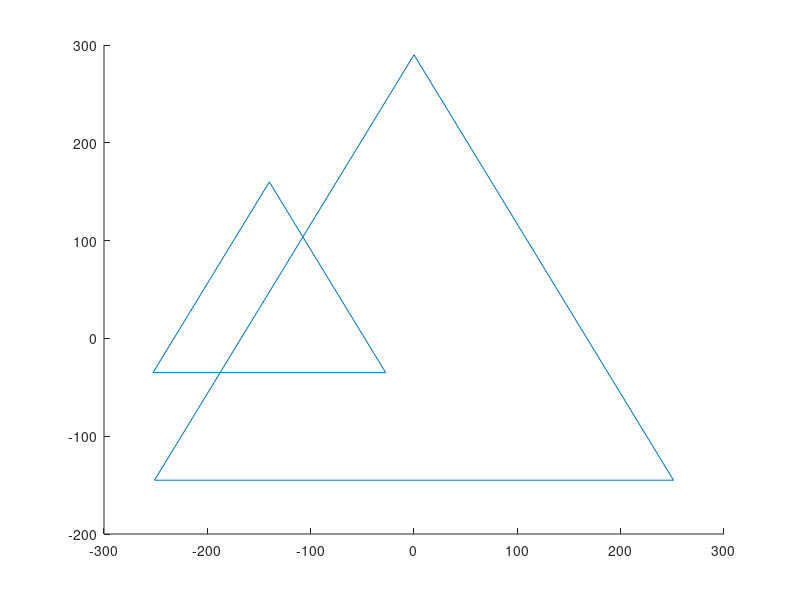

Reproduce this figure in MATLAB. (Note: this script raises an error after producing the figure.)
clc
clear all
close all

%in degrees, sin(60)=0.86602540378
sin60deg=0.86602540378;
centerb=0;

centerpx=-140;
centerpy=30;
rotationp=0;
%given dimensions
LAb=290;
LBb=290;
LCb=290;
LAp=130;
LBp=130;
LCp=130;

Al1=170;
Bl1=170;
Cl1=170;
Al2=130;
Bl2=130;
Cl2=130;

bb=2*LAb*sin60deg;
bp=2*LAp*sin60deg;

lbb=sqrt(LAb^2-(bb/2)^2);
lbp=sqrt(LAp^2-(bp/2)^2);

%base coordinates
Abx=centerb-bb/2;
Aby=centerb-lbb;
Bbx=centerb;
Bby=centerb+LBb;
Cbx=centerb+bb/2;
Cby=centerb-lbb;

%platform coordinates
rotationprad=rotationp*pi/180;
Bpoffset = rotationprad+90*pi/180;
Apoffset = Bpoffset+120*pi/180;
Cpoffset = Bpoffset+240*pi/180;

Apx=centerpx + LAp * cos(Apoffset);
Apy=centerpy + LAp * sin(Apoffset);
Bpx=centerpx + LBp * cos(Bpoffset);
Bpy=centerpy + LBp * sin(Bpoffset);
Cpx=centerpx + LCp * cos(Cpoffset);
Cpy=centerpy + LCp * sin(Cpoffset);

%plotting

%plot base
line([Abx,Bbx],[Aby,Bby])
hold on
line([Bbx,Cbx],[Bby,Cby])
hold on
line([Cbx,Abx],[Cby,Aby])
hold on

%plot platform
line([Apx,Bpx],[Apy,Bpy])
hold on
line([Bpx,Cpx],[Bpy,Cpy])
hold on
line([Cpx,Apx],[Cpy,Apy])
hold on

%arm positions

Al3=sqrt((Abx-Apx)^2+(Aby-Apy)^2);
Bl3=sqrt((Bbx-Bpx)^2+(Bby-Bpy)^2);
Cl3=sqrt((Cbx-Cpx)^2+(Cby-Cpy)^2);

C11=acos((Al2^2+Al1^2+Al3^2)/(2*Al2*Al1))*180/pi;
B11=acos((Al2^2+Al1^2+Al3^2)/(2*Al2*Al3))*180/pi;
A11=acos((Al2^2+Al1^2+Al3^2)/(2*Al1*Al3))*180/pi;

C21=acos((Bl2^2+Bl1^2+Bl3^2)/(2*Bl2*Bl1))*180/pi;
B21=acos((Bl2^2+Bl1^2+Bl3^2)/(2*Bl2*Bl3))*180/pi;
A21=acos((Bl2^2+Bl1^2+Bl3^2)/(2*Bl1*Bl3))*180/pi;

C31=acos((Cl2^2+Cl1^2+Cl3^2)/(2*Cl2*Cl1))*180/pi;
B31=acos((Cl2^2+Cl1^2+Cl3^2)/(2*Cl2*Cl3))*180/pi;
A31=acos((Cl2^2+Cl1^2+Cl3^2)/(2*Cl1*Cl3))*180/pi;

%A
[ Aintersect1,Aintersect2 ] = calculate_intersects( Abx,Aby,Apx,Apy,Al2,Al1 );
[ Bintersect1,Bintersect2 ] = calculate_intersects( Bbx,Bby,Bpx,Bpy,Bl2,Bl1 );
[ Cintersect1,Cintersect2 ] = calculate_intersects( Cbx,Cby,Cpx,Cpy,Cl2,Cl1 );


%plot arms
line([Abx,Aintersect1(1)],[Aby,Aintersect1(2)])
hold on
line([Aintersect1(1),Apx],[Aintersect1(2),Apy])
hold on
line([Abx,Aintersect2(1)],[Aby,Aintersect2(2)])
hold on
line([Aintersect2(1),Apx],[Aintersect2(2),Apy])
hold on

line([Bbx,Bintersect1(1)],[Bby,Bintersect1(2)])
hold on
line([Bintersect1(1),Bpx],[Bintersect1(2),Bpy])
hold on
line([Bbx,Bintersect2(1)],[Bby,Bintersect2(2)])
hold on
line([Bintersect2(1),Bpx],[Bintersect2(2),Bpy])
hold on

line([Cbx,Cintersect1(1)],[Cby,Cintersect1(2)])
hold on
line([Cintersect1(1),Cpx],[Cintersect1(2),Cpy])
hold on
line([Cbx,Cintersect2(1)],[Cby,Cintersect2(2)])
hold on
line([Cintersect2(1),Cpx],[Cintersect2(2),Cpy])
hold on

axis equal

%calculate theta's
difference11=abs(Aintersect1(2)-Aby);
difference12=abs(Aintersect2(2)-Aby);
%theta 1
if Aintersect1(2)<Aby
    theta11=360-asin(difference11/Al1)*180/pi;
else
    theta11=asin(difference11/Al1)*180/pi;
end

if Aintersect2(1)>Abx
    theta12=asin(difference12/Al1)*180/pi;
else
    theta12=180-asin(difference12/Al1)*180/pi;
end
%theta 2
difference21=abs(Bintersect1(2)-Bby);
difference22=abs(Bintersect2(2)-Bby);

if Bintersect1(1)<Bbx
    theta21=180+asin(difference21/Bl1)*180/pi;
else
    theta21=360-asin(difference21/Bl1)*180/pi;
end
if Bintersect2(1)>Bbx
    theta22=360-asin(difference22/Bl1)*180/pi;
else
    theta22=180+asin(difference22/Bl1)*180/pi;
end
%theta 3
difference31=abs(Cintersect1(2)-Cby);
difference32=abs(Cintersect2(2)-Cby);

if Cintersect1(1)<Cbx
    theta31=180-asin(difference31/Cl1)*180/pi;
else
    theta31=asin(difference31/Cl1)*180/pi;
end
if Cintersect2(2)>Cby
    theta32=180-asin(difference32/Cl1)*180/pi;
else
    theta32=180+asin(difference32/Cl1)*180/pi;
end

theta11
theta12
theta21
theta22
theta31
theta32





